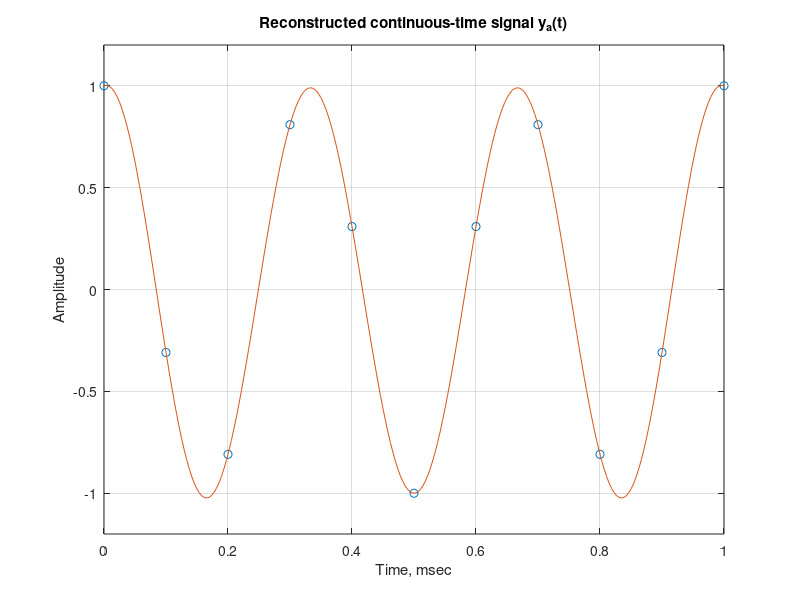

MATLAB code to generate this figure:
% Program a
% Illustration of Aliasing Effect in the Time-Domain
% Program adapted from [Kra94] with permission from
% The Mathworks, Inc., Natick, MA.
clf;
T = 0.1;f = 3;
n = (0:T:1)';
xs = cos(2*pi*f*n);
t = linspace(-0.5,1.5,500)';
ya = sinc((1/T)*t(:,ones(size(n))) - (1/T)*n(:,ones(size(t)))')*xs;
plot(n,xs,'o',t,ya);grid;
xlabel('Time, msec');ylabel('Amplitude');
title('Reconstructed continuous-time signal y_{a}(t)');
axis([0  1  -1.2 1.2]);
